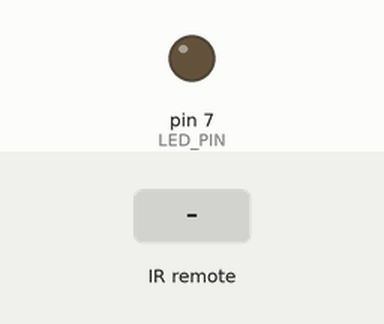
Recording of a sketch running on a simulated Arduino Uno, built with avr-gcc and run on an emulated ATmega328P. Parts: output pins drawn as LEDs (lit = HIGH). Inputs (shaded band) come from the test bench. What the sketch prints to the serial monitor is not drawn.

Above: at 1.2 s.
1.3 s: infrared code 0x20DF8877 received
At 1.7 s:
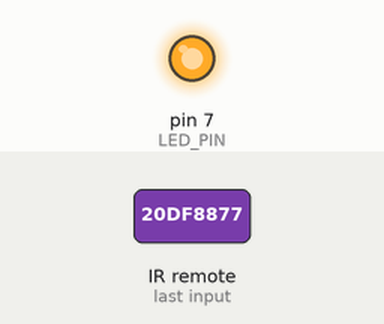
2.8 s: infrared code 0x20DF48B7 received
At 4.0 s:
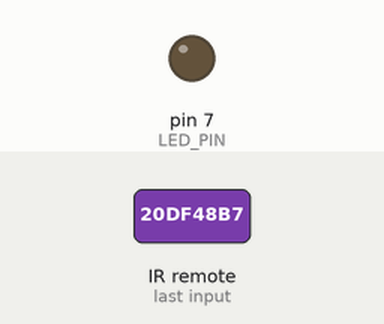
Timing chart, 0 to 5.8 s (numbered marks = the images above; inputs shaded):
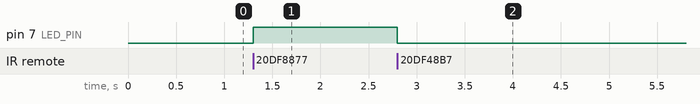

The sketch:

IR_rcvr.ino
```cpp
#include <IRremote.h> //version = 2.2.3

const int RECV_PIN = 6;
const int LED_PIN = 7; // 아두이노 내장 LED 핀
IRrecv irrecv(RECV_PIN);
decode_results results;

void setup() {
  Serial.begin(9600);
  pinMode(LED_PIN, OUTPUT);
  irrecv.enableIRIn();
  //Serial.println("IR Receiver Started...");
  Serial.println("적외선 수신 시작...");
}

void loop() {
  while (irrecv.decode(&results) == 0){
  }
    Serial.println(results.value, HEX);
    if (results.value == 0x20DF8877) { // 예: 리모컨의 "1" 버튼 코드 (실제 값은 다를 수 있음)
      digitalWrite(LED_PIN, HIGH);   // LED 켜기
      Serial.println("LED ON");
    } else if (results.value == 0x20DF48B7) { // 예: "2" 버튼 코드, 0x7F613A3B
      digitalWrite(LED_PIN, LOW);    // LED 끄기
      Serial.println("LED OFF");
    }
    irrecv.resume();
    delay(100);
}
```

Measured:
- after the input at 1.3 s, pin 7 (LED_PIN): LOW → HIGH at once
- after the input at 2.8 s, pin 7 (LED_PIN): HIGH → LOW at once
